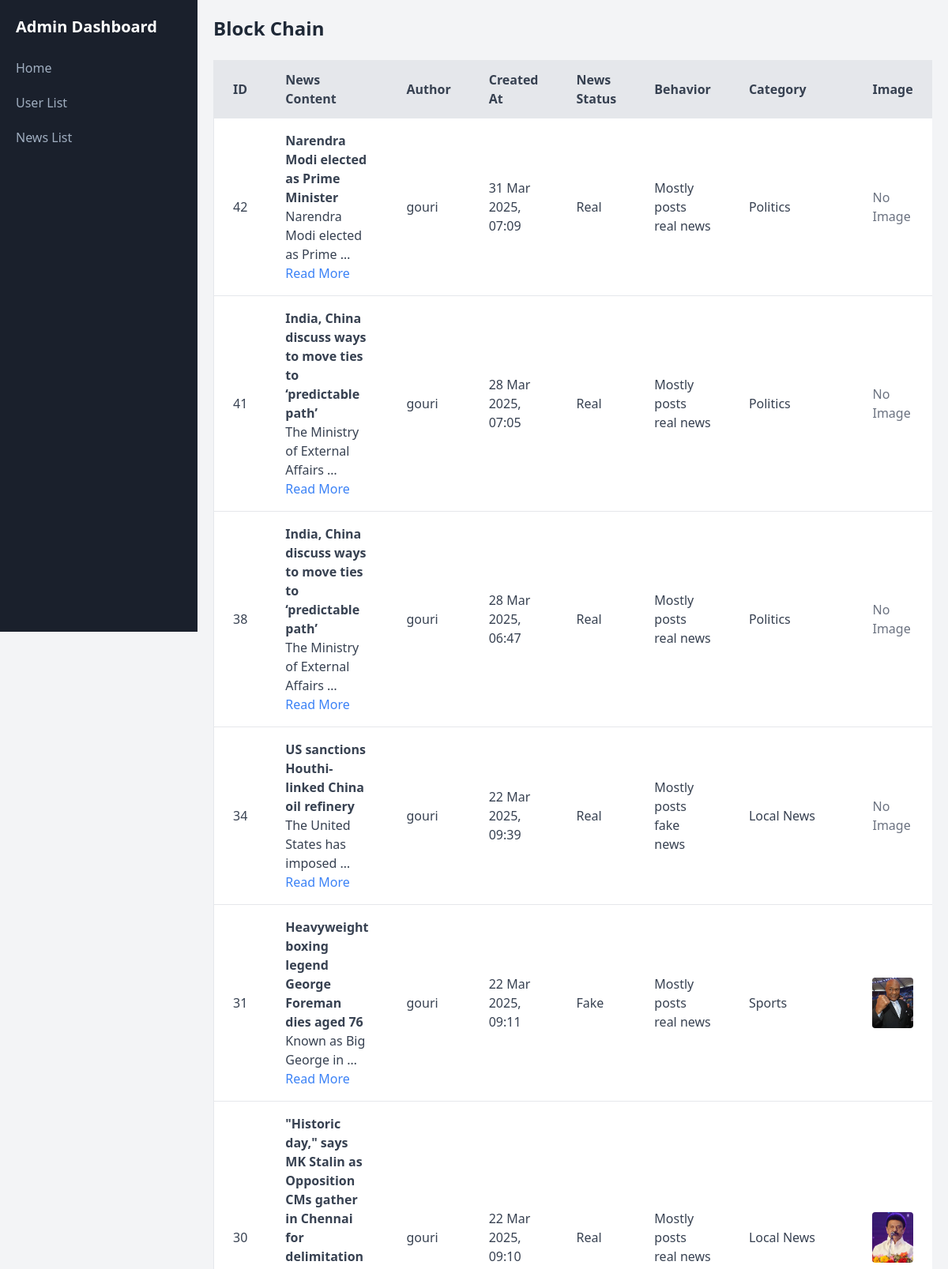
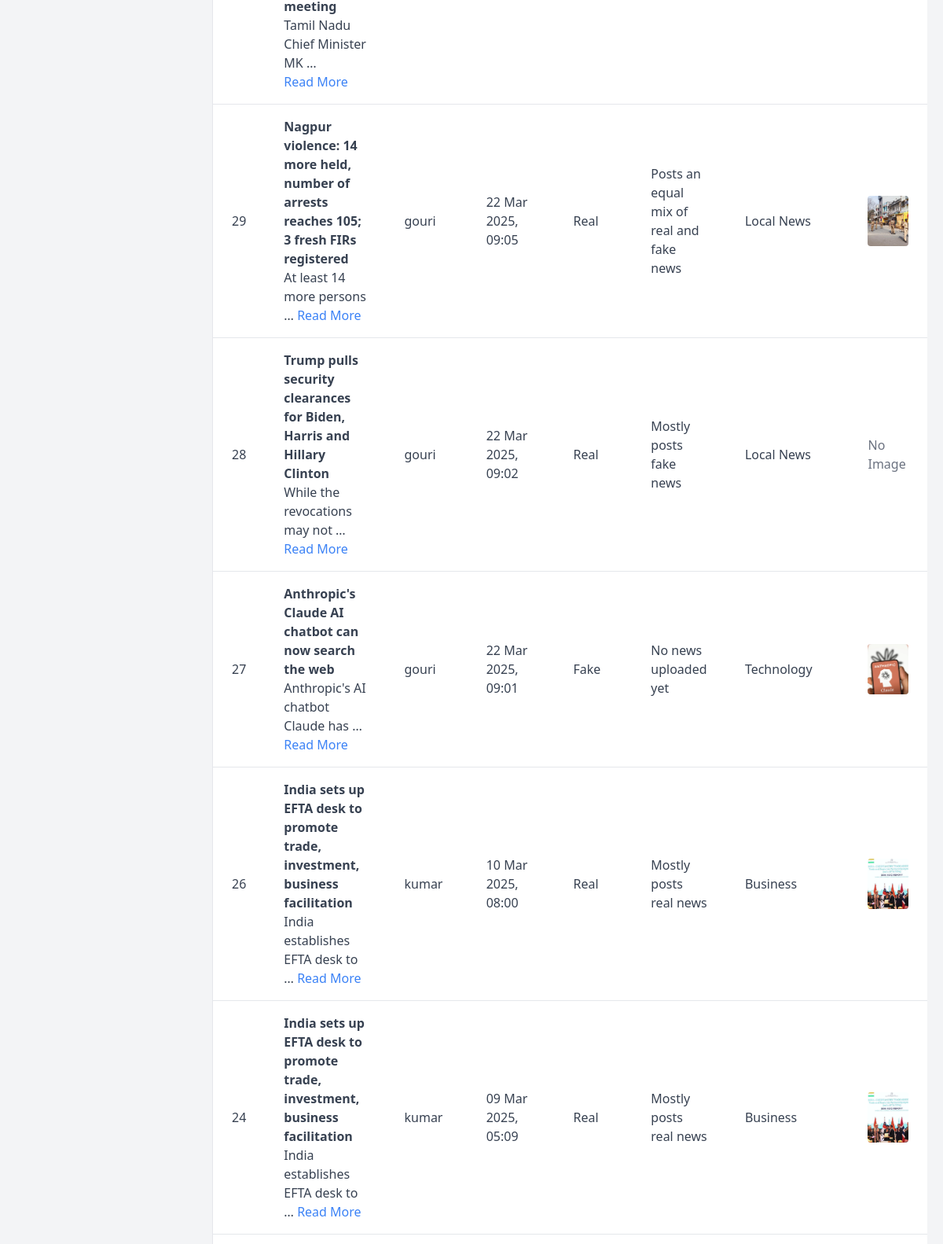
Screenshot of /view_news/ (signed in, upper part) with the database file from the repository (2 pictures, top to bottom).
### detect/models.py (models this page shows)
class News(models.Model):
    newstext= models.TextField()
    author = models.ForeignKey(UserReg, on_delete=models.CASCADE)
    created_at = models.DateTimeField(auto_now_add=True)
    newsstatus = models.CharField(max_length=10,null=True, blank=True)
    us_behave= models.CharField(max_length=50,null=True, blank=True,default="Posts an equal mix of real and fake news")
    image = models.ImageField(upload_to='news/',null=True, blank=True)
    headline = models.CharField(max_length=254)
    category = models.CharField(max_length=50, choices=[
    ('Sports', 'Sports'),
    ('Entertainment', 'Entertainment'),
    ('Local News', 'Local News'),
    ('Technology', 'Technology'),
    ('Business', 'Business')
])
    news_hash = models.CharField(max_length=64, null=True, blank=True)
    status = models.BooleanField(default=False)

class UserReg(models.Model):
    name=models.CharField(max_length=50,null=True,blank=True)
    email = models.EmailField(max_length=50,null=True, blank=True,unique=True)
    password = models.CharField(max_length=50,null=True, blank=True)

### detect/views.py (the view)
# urls.py: path('view_news/',Newslist,name='view_news'),
def Newslist(request):
    if 'admin_email' in request.session:
        news = News.objects.all().order_by('-created_at')
        return render(request, 'admin_news_list.html', {'news': news})
    else:
        return redirect('admin_login')

### detect/templates/admin_news_list.html (shortened to what this page needs)
<!DOCTYPE html>
<html lang="en">
<head>
    <link href="https://cdn.jsdelivr.net/npm/tailwindcss@2.0.0/dist/tailwind.min.css" rel="stylesheet">
</head>
<body class="bg-gray-100">
    <div class="sidebar">
        <h2 class="text-xl font-semibold mb-4">Admin Dashboard</h2>
        <a href="{% url 'admin_home' %}">Home</a>
        <a href="{% url 'view_users' %}">User List</a>
        <a href="{% url 'view_news' %}">News List</a>
    </div>
    <div class="content">
        <h1 class="text-2xl font-semibold text-gray-800 mb-6">Block Chain</h1>
        <div class="overflow-auto">
            <table class="min-w-full bg-white border border-gray-200 rounded-lg shadow-md">
                <thead>
                    <tr class="bg-gray-200 text-gray-700">
                        <th class="px-6 py-3 border-b text-left">ID</th>
                        <th class="px-6 py-3 border-b text-left">News Content</th>
                        <th class="px-6 py-3 border-b text-left">Author</th>
                        <th class="px-6 py-3 border-b text-left">Created At</th>
                        <th class="px-6 py-3 border-b text-left">News Status</th>
                        <th class="px-6 py-3 border-b text-left">Behavior</th>
                        <th class="px-6 py-3 border-b text-left">Category</th>
                        <th class="px-6 py-3 border-b text-left">Image</th>
                    </tr>
                </thead>
                <tbody>
                    {% for item in news %}
                    <tr class="text-gray-700">
                        <td class="px-6 py-4 border-b">{{ item.id }}</td>
                        <td class="px-6 py-4 border-b">
                            <strong>{{ item.headline }}</strong><br>
                            {% if item.newstext|length > 5 %}
                                {{ item.newstext|truncatewords:5 }}
                                <button onclick="openModal('{{ item.id }}')" class="text-blue-500 hover:underline">Read More</button>
                            {% else %}
                                {{ item.newstext }}
                            {% endif %}
                        </td>
                        <td class="px-6 py-4 border-b">{{ item.author.name }}</td>
                        <td class="px-6 py-4 border-b">{{ item.created_at|date:"d M Y, H:i" }}</td>
                        <td class="px-6 py-4 border-b">{{ item.newsstatus|default:"Pending" }}</td>
                        <td class="px-6 py-4 border-b">{{ item.us_behave }}</td>
                        <td class="px-6 py-4 border-b">{{ item.category }}</td>
                        <td class="px-6 py-4 border-b">
                            {% if item.image %}
                                <img src="{{ item.image.url }}" alt="News Image" class="w-16 h-16 object-cover rounded">
                            {% else %}
                                <span class="text-gray-500">No Image</span>
                            {% endif %}
                        </td>
                    </tr>
                    {% empty %}
                    <tr>
                        <td colspan="11" class="text-center text-gray-500 py-4">No news found.</td>
                    </tr>
                    {% endfor %}
                </tbody>
            </table>
        </div>
    </div>
</body>
</html>

### detect/templates/admin_news_list.html (style rules this page uses)
.sidebar { min-width: 250px; max-width: 250px; height: 100vh; position: fixed; top: 0; left: 0; background-color: #1a202c; color: white; padding: 20px; display: flex; flex-direction: column; z-index: 1000; }
.sidebar a { margin: 10px 0; color: #a0aec0; text-decoration: none; font-size: 1rem; }
.content { margin-left: 250px; padding: 20px; }

### rows the page displays
News: id "42", headline "Narendra Modi elected as Prime Minister", newstext "Narendra Modi elected as Prime …", author.name "gouri", created_at "31 Mar 2025, 07:09", newsstatus "Real", us_behave "Mostly posts real news", category "Politics", image "No Image"
News: id "41", headline "India, China discuss ways to move ties to ‘predictable path’", newstext "The Ministry of External Affairs …", author.name "gouri", created_at "28 Mar 2025, 07:05", newsstatus "Real", us_behave "Mostly posts real news", category "Politics", image "No Image"
News: id "38", headline "India, China discuss ways to move ties to ‘predictable path’", newstext "The Ministry of External Affairs …", author.name "gouri", created_at "28 Mar 2025, 06:47", newsstatus "Real", us_behave "Mostly posts real news", category "Politics", image "No Image"
News: id "34", headline "US sanctions Houthi-linked China oil refinery", newstext "The United States has imposed …", author.name "gouri", created_at "22 Mar 2025, 09:39", newsstatus "Real", us_behave "Mostly posts fake news", category "Local News", image "No Image"
News: id "31", headline "Heavyweight boxing legend George Foreman dies aged 76", newstext "Known as Big George in …", author.name "gouri", created_at "22 Mar 2025, 09:11", newsstatus "Fake", us_behave "Mostly posts real news", category "Sports", image (picture)
News: id "30", headline "\"Historic day,\" says MK Stalin as Opposition CMs gather in Chennai for delimitation meeting", newstext "Tamil Nadu Chief Minister MK …", author.name "gouri", created_at "22 Mar 2025, 09:10", newsstatus "Real", us_behave "Mostly posts real news", category "Local News", image (picture)
News: id "29", headline "Nagpur violence: 14 more held, number of arrests reaches 105; 3 fresh FIRs registered", newstext "At least 14 more persons …", author.name "gouri", created_at "22 Mar 2025, 09:05", newsstatus "Real", us_behave "Posts an equal mix of real and fake news", category "Local News", image (picture)
News: id "28", headline "Trump pulls security clearances for Biden, Harris and Hillary Clinton", newstext "While the revocations may not …", author.name "gouri", created_at "22 Mar 2025, 09:02", newsstatus "Real", us_behave "Mostly posts fake news", category "Local News", image "No Image"
News: id "27", headline "Anthropic's Claude AI chatbot can now search the web", newstext "Anthropic's AI chatbot Claude has …", author.name "gouri", created_at "22 Mar 2025, 09:01", newsstatus "Fake", us_behave "No news uploaded yet", category "Technology", image (picture)
News: id "26", headline "India sets up EFTA desk to promote trade, investment, business facilitation", newstext "India establishes EFTA desk to …", author.name "kumar", created_at "10 Mar 2025, 08:00", newsstatus "Real", us_behave "Mostly posts real news", category "Business", image (picture)
News: id "24", headline "India sets up EFTA desk to promote trade, investment, business facilitation", newstext "India establishes EFTA desk to …", author.name "kumar", created_at "09 Mar 2025, 05:09", newsstatus "Real", us_behave "Mostly posts real news", category "Business", image (picture)
